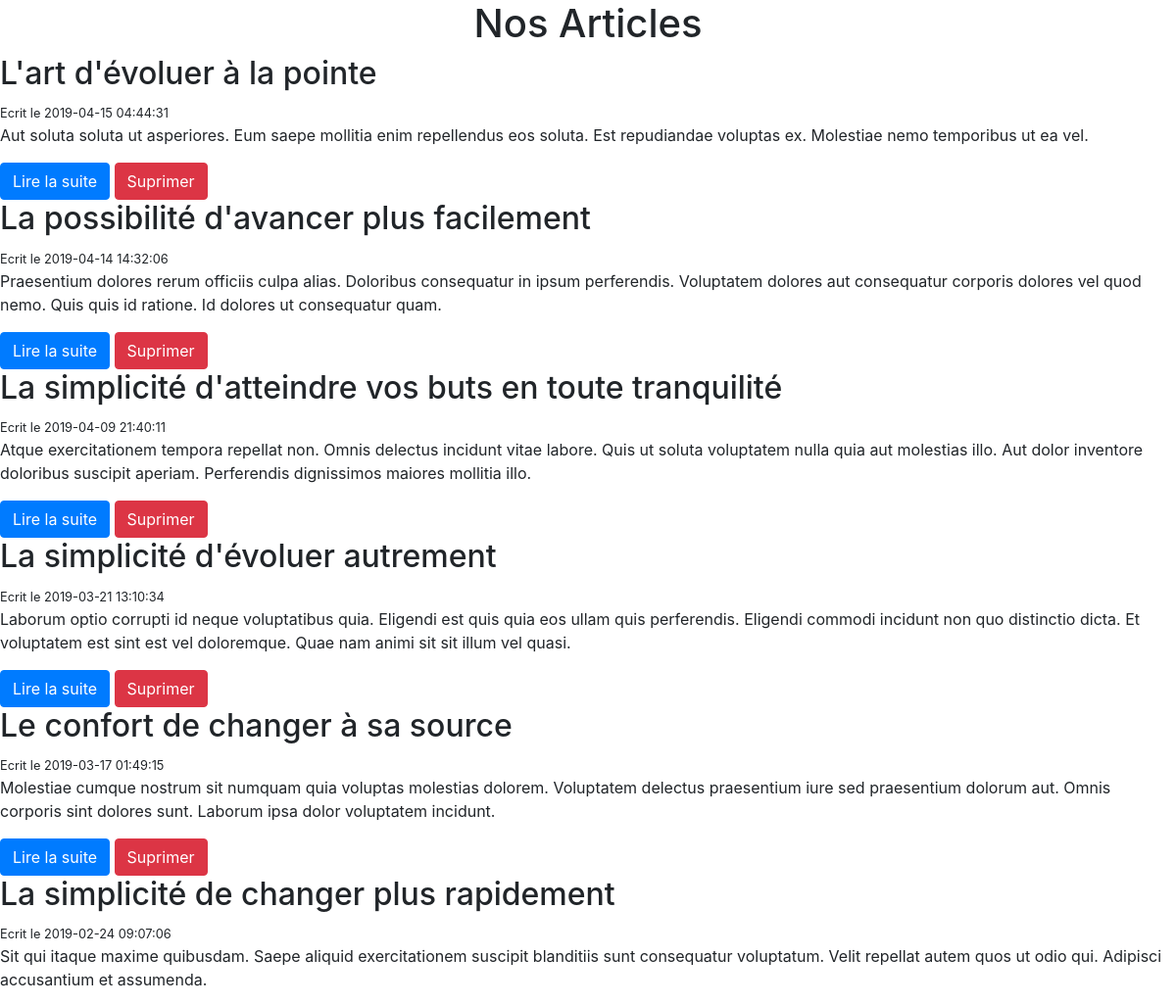
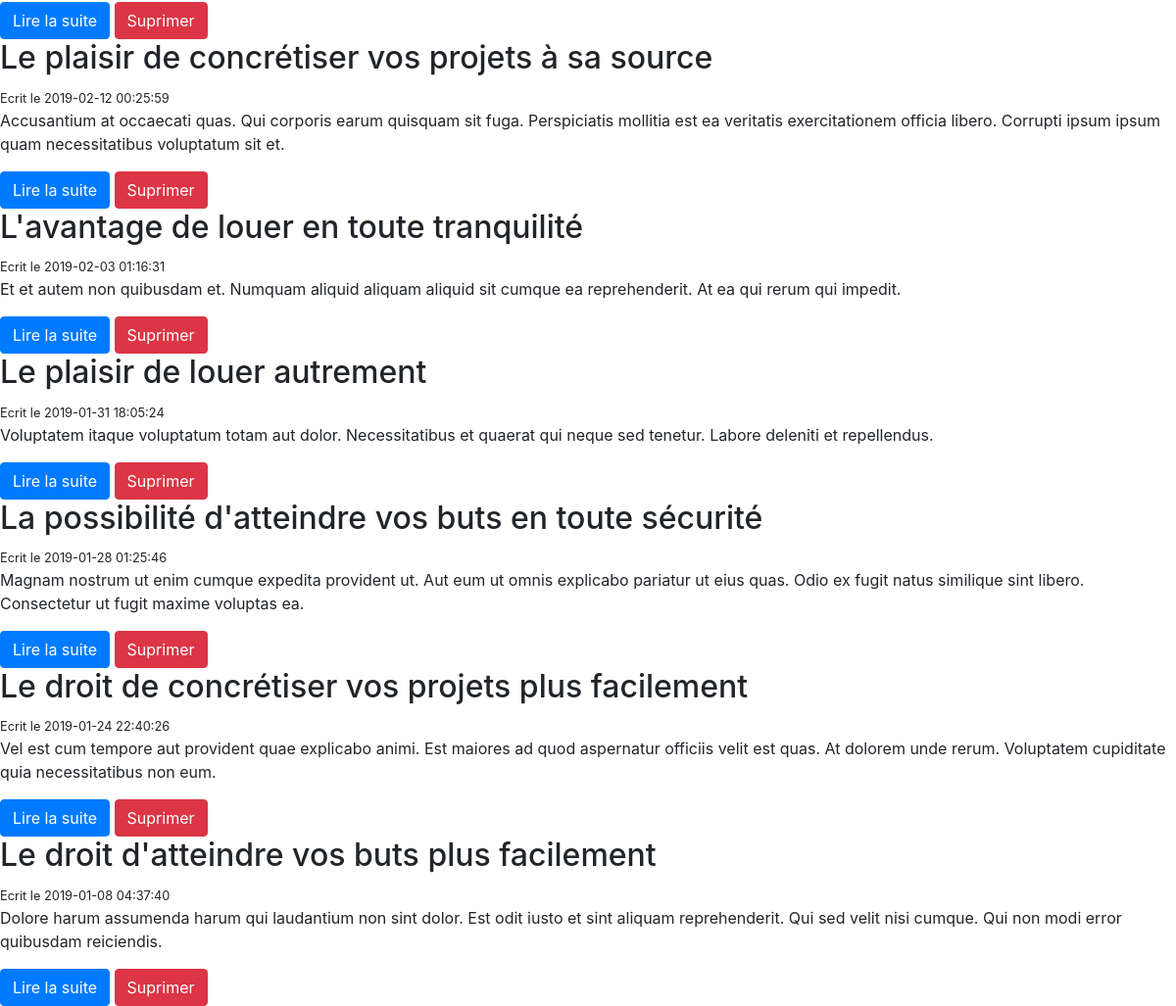
Screenshot of /views/accueil.php with the database file from the repository (2 pictures, top to bottom).
### tables this page shows
CREATE TABLE IF NOT EXISTS `articles` (
  `id` int NOT NULL AUTO_INCREMENT,
  `title` varchar(255) NOT NULL,
  `slug` varchar(255) NOT NULL,
  `introduction` text NOT NULL,
  `content` text NOT NULL,
  `created_at` datetime NOT NULL,
  PRIMARY KEY (`id`)
);

### views/accueil.php (called while the page is built, shortened)
<?php
$pdo = getPdo();
$result = $pdo->query('SELECT * FROM articles ORDER BY created_at DESC');
$articles = $result->fetchAll();
require('articles/index.php');
$pageContent = ob_get_clean();
require('layout.php');

### views/articles/index.php (the view)
<h1 style="text-align: center"> Nos Articles </h1>
<?php foreach ($articles as $article) : ?>
    <h2><?= $article['title'] ?></h2>
    <small> Ecrit le <?= $article['created_at'] ?> </small>
    <p><?= $article['introduction'] ?> </p>
    <a class="btn btn-primary" href="../../models/details.php?id=<?=$article['id'] ?>">Lire la suite</a>
    <a class="btn btn-danger" href="../../models/deleteArticle.php?id=<?= $article['id'] ?>" onclick="return window.confirm('êtes vous sur de vouloir suprimer cet article??')" > Suprimer </a>
<?php endforeach ?>

### views/layout.php (shortened to what this page needs)
<!DOCTYPE html>
<html lang="en">
<head>
    <link rel="stylesheet" href="https://maxcdn.bootstrapcdn.com/bootstrap/4.5.2/css/bootstrap.min.css">
</head>
<body>
    <?= $pageContent ?>
</body>
</html>

### rows the page displays
articles: title "L'art d'évoluer à la pointe", created_at "2019-04-15 04:44:31", introduction "Aut soluta soluta ut asperiores. Eum saepe mollitia enim repellendus eos soluta. Est repudiandae voluptas ex. Molestiae nemo temporibus ut ea vel."
articles: title "La possibilité d'avancer plus facilement", created_at "2019-04-14 14:32:06", introduction "Praesentium dolores rerum officiis culpa alias. Doloribus consequatur in ipsum perferendis. Voluptatem dolores aut consequatur corporis dolores vel quod nemo. Quis quis id ratione. Id dolores ut consequatur quam."
articles: title "La simplicité d'atteindre vos buts en toute tranquilité", created_at "2019-04-09 21:40:11", introduction "Atque exercitationem tempora repellat non. Omnis delectus incidunt vitae labore. Quis ut soluta voluptatem nulla quia aut molestias illo. Aut dolor inventore doloribus suscipit aperiam. Perferendis dignissimos maiores mollitia illo."
articles: title "La simplicité d'évoluer autrement", created_at "2019-03-21 13:10:34", introduction "Laborum optio corrupti id neque voluptatibus quia. Eligendi est quis quia eos ullam quis perferendis. Eligendi commodi incidunt non quo distinctio dicta. Et voluptatem est sint est vel doloremque. Quae nam animi sit sit illum vel quasi."
articles: title "Le confort de changer à sa source", created_at "2019-03-17 01:49:15", introduction "Molestiae cumque nostrum sit numquam quia voluptas molestias dolorem. Voluptatem delectus praesentium iure sed praesentium dolorum aut. Omnis corporis sint dolores sunt. Laborum ipsa dolor voluptatem incidunt."
articles: title "La simplicité de changer plus rapidement", created_at "2019-02-24 09:07:06", introduction "Sit qui itaque maxime quibusdam. Saepe aliquid exercitationem suscipit blanditiis sunt consequatur voluptatum. Velit repellat autem quos ut odio qui. Adipisci accusantium et assumenda."
articles: title "Le plaisir de concrétiser vos projets à sa source", created_at "2019-02-12 00:25:59", introduction "Accusantium at occaecati quas. Qui corporis earum quisquam sit fuga. Perspiciatis mollitia est ea veritatis exercitationem officia libero. Corrupti ipsum ipsum quam necessitatibus voluptatum sit et."
articles: title "L'avantage de louer en toute tranquilité", created_at "2019-02-03 01:16:31", introduction "Et et autem non quibusdam et. Numquam aliquid aliquam aliquid sit cumque ea reprehenderit. At ea qui rerum qui impedit."
articles: title "Le plaisir de louer autrement", created_at "2019-01-31 18:05:24", introduction "Voluptatem itaque voluptatum totam aut dolor. Necessitatibus et quaerat qui neque sed tenetur. Labore deleniti et repellendus."
articles: title "La possibilité d'atteindre vos buts en toute sécurité", created_at "2019-01-28 01:25:46", introduction "Magnam nostrum ut enim cumque expedita provident ut. Aut eum ut omnis explicabo pariatur ut eius quas. Odio ex fugit natus similique sint libero. Consectetur ut fugit maxime voluptas ea."
articles: title "Le droit de concrétiser vos projets plus facilement", created_at "2019-01-24 22:40:26", introduction "Vel est cum tempore aut provident quae explicabo animi. Est maiores ad quod aspernatur officiis velit est quas. At dolorem unde rerum. Voluptatem cupiditate quia necessitatibus non eum."
articles: title "Le droit d'atteindre vos buts plus facilement", created_at "2019-01-08 04:37:40", introduction "Dolore harum assumenda harum qui laudantium non sint dolor. Est odit iusto et sint aliquam reprehenderit. Qui sed velit nisi cumque. Qui non modi error quibusdam reiciendis."
